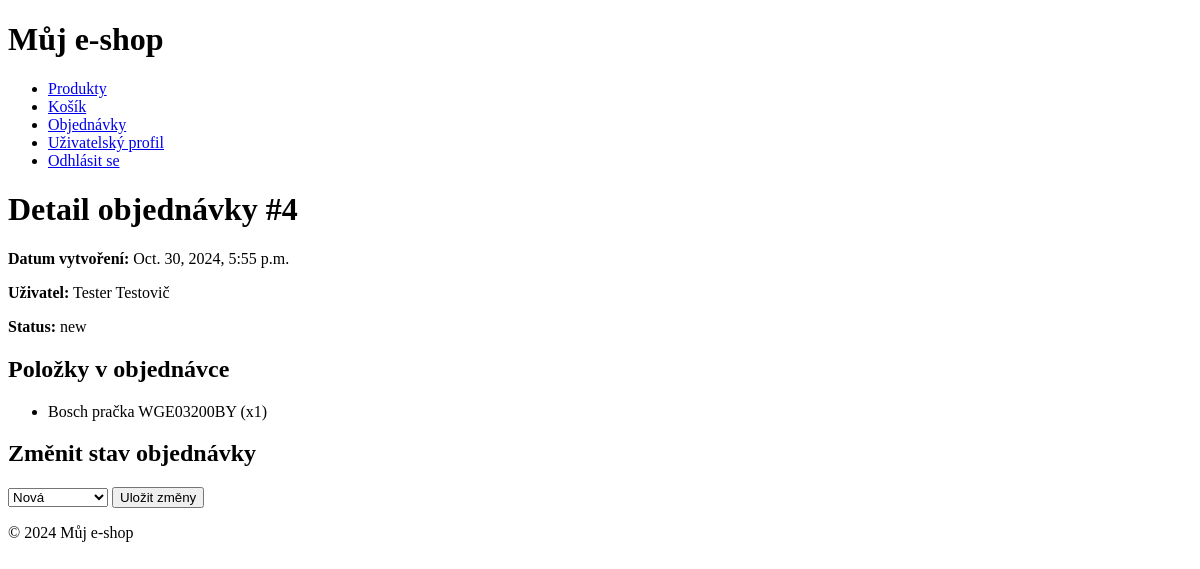
Page /orders/4/ (signed in) on the committed database.
### orders/models.py (models this page shows, shortened)
class Order(models.Model):
    user = models.ForeignKey(User, on_delete=models.CASCADE)
    firstname = models.CharField(max_length=255)
    lastname = models.CharField(max_length=255)
    address = models.CharField(max_length=255)
    invoice_address = models.CharField(max_length=255, blank=True)
    phone_number = models.CharField(max_length=15)
    created_at = models.DateTimeField(auto_now_add=True)
    updated_at = models.DateTimeField(auto_now=True)
    total_amount = models.DecimalField(max_digits=10, decimal_places=2, null=True, blank=True)
    status = models.CharField(max_length=20, choices=[
        ('new', 'New'),
        ('payed', 'Payed'),
        ('pending', 'Pending'),
        ('completed', 'Completed'),
        ('canceled', 'Canceled'),
    ])

class OrderItem(models.Model):
    order = models.ForeignKey(Order, related_name='items', on_delete=models.CASCADE)
    product = models.ForeignKey('products.Product', on_delete=models.CASCADE)
    quantity = models.PositiveIntegerField()
    price = models.DecimalField(max_digits=10, decimal_places=2)

### products/models.py (models this page shows)
class Product(models.Model):
    name = models.CharField(max_length=200)
    description = models.TextField()
    price = models.DecimalField(max_digits=10, decimal_places=2)
    category = models.ForeignKey(Category, related_name='products', on_delete=models.CASCADE)
    stock = models.PositiveIntegerField()
    image = models.ImageField(upload_to=random_hash_filename, blank=True)

### orders/views.py (the view)
# urls.py: path('<int:order_id>/', order_detail, name='order_detail'),
@login_required
def order_detail(request, order_id):
    order = get_object_or_404(Order, id=order_id, user=request.user)
    if request.method == 'POST':
        new_status = request.POST.get('status')
        order.status = new_status
        order.save()
        messages.success(request, 'Stav objednávky byl úspěšně změněn.')
    return render(request, 'order_detail.html', {'order': order})

### core/context_processors.py (called while the page is built)
def global_values(request):
    groups = request.user.groups.values_list('name', flat=True) if request.user.is_authenticated else []
    return {
        'is_logged_in': request.user.is_authenticated,
        'is_admin': 'shop_admin' in groups,
        'user': request.user,
    }

### orders/templates/order_detail.html (shortened to what this page needs)
{% extends "base_generic.html" %}
{% block content %}
<h1>Detail objednávky #{{ order.id }}</h1>
<p><strong>Datum vytvoření:</strong> {{ order.created_at }}</p>
<p><strong>Uživatel:</strong> {{ order.user.get_full_name }}</p>
<p><strong>Status:</strong> {{ order.status }}</p>
<h2>Položky v objednávce</h2>
<ul>
    {% for item in order.items.all %}
    <li>{{ item.product.name }} (x{{ item.quantity }})</li>
    {% endfor %}
</ul>
{% if is_admin %}
<h2>Změnit stav objednávky</h2>
<form method="post">
    <select name="status">
        <option value="new" {% if order.status == 'new' %}selected{% endif %}>Nová</option>
    </select>
    <button type="submit">Uložit změny</button>
</form>
{% endif %}
{% endblock %}

### rows in the picture
Order: id "4", created_at "Oct. 30, 2024, 5:55 p.m.", user.get_full_name "Tester Testovič", status "new", status "Nová"
OrderItem: product.name "Bosch pračka WGE03200BY", quantity "1"
